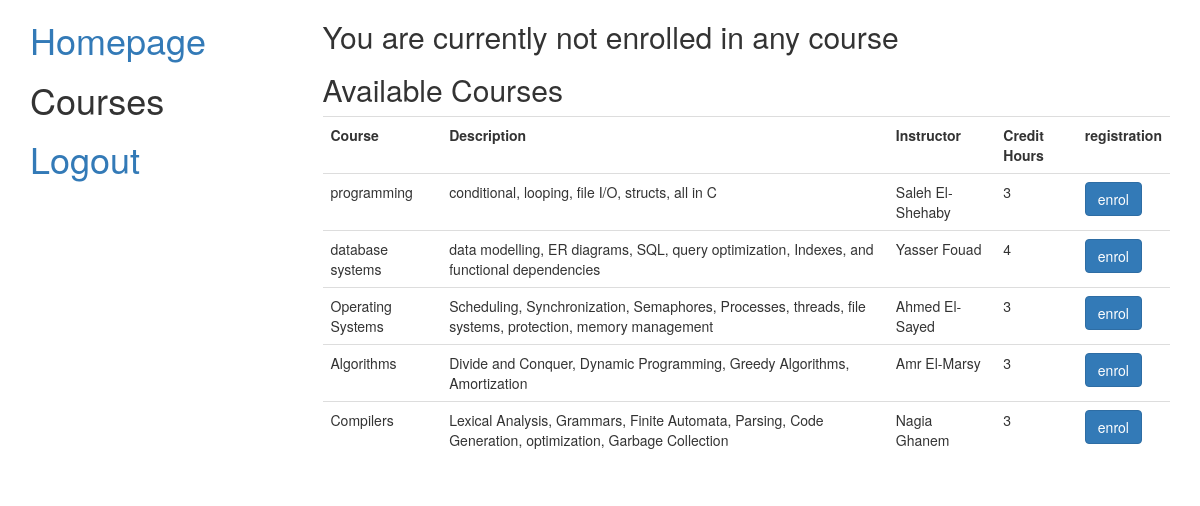
The page /reg_courses.php (signed in) on the database its author committed.
### tables this page shows
CREATE TABLE `courses` (
  `id` int(11) NOT NULL,
  `name` varchar(255) NOT NULL,
  `description` varchar(255) DEFAULT NULL,
  `instructor_name` varchar(255) NOT NULL,
  `credit_hours` smallint(6) NOT NULL,
  `dept_id` int(11) NOT NULL
);

### reg_courses.php (the view, shortened to what this page needs)
<!DOCTYPE html>
<html lang="en">
<head>
	<link rel="stylesheet" href="https://maxcdn.bootstrapcdn.com/bootstrap/3.3.7/css/bootstrap.min.css">
</head>
<body>
	<div class="container">
		<div class="row">
			<div class="col-md-3">
				<h1><a href="welcome.php">Homepage</a></h1>
				<h1>Courses</h1>
				<h1><a href="logout.php">Logout</a></h1>
			</div>
			<div class="col-md-9">
				<?php
				require_once 'session.php';
				$dept_id = $_SESSION['dept_id'];
				$sid = $_SESSION['user_id'];
				$sql = "SELECT * FROM courses WHERE dept_id = ".$dept_id;
				$result = mysqli_query($db,$sql);
				$enrol_query = "SELECT enrollments.*, courses.* FROM enrollments inner JOIN courses on enrollments.course_id=courses.id  WHERE sid=".$sid;
				$enrols = mysqli_query($db, $enrol_query);
				$table_html_schema = '<tr><th>Course</th><th>Description</th><th>Instructor</th><th>Credit Hours</th><th>registration</th></tr>';
				if(mysqli_num_rows($enrols) === 0) {
					echo "<h2>You are currently not enrolled in any course</h2>";
				}
				echo '<h2>Available Courses</h2>';
				echo '<table class="table table-hover">';
				echo $table_html_schema;
				while($row = mysqli_fetch_array($result,MYSQLI_ASSOC)) {
					$flag=false;
					if($flag==false)
						echo '<tr><td>'.$row['name'].'</td><td>'.$row['description'].'</td><td>'.$row['instructor_name'].'</td><td>'.$row['credit_hours'].'</td><td><a class="btn btn-primary" href="enrol.php?course_id='.$row['id'].'&sid='.$sid.'&enrol=true'.'">enrol</a></td></tr>';
				}
				echo '</table>';
				?>
			</div>
		</div>
	</div>
</body>
</html>

### rows shown on the page
courses: name "programming", description "conditional, looping, file I/O, structs, all in C", instructor_name "Saleh El-Shehaby", credit_hours "3"
courses: name "database systems", description "data modelling, ER diagrams, SQL, query optimization, Indexes, and functional dependencies", instructor_name "Yasser Fouad", credit_hours "4"
courses: name "Operating Systems", description "Scheduling, Synchronization, Semaphores, Processes, threads, file systems, protection, memory management", instructor_name "Ahmed El-Sayed", credit_hours "3"
courses: name "Algorithms", description "Divide and Conquer, Dynamic Programming, Greedy Algorithms, Amortization", instructor_name "Amr El-Marsy", credit_hours "3"
courses: name "Compilers", description "Lexical Analysis, Grammars, Finite Automata, Parsing, Code Generation, optimization, Garbage Collection", instructor_name "Nagia Ghanem", credit_hours "3"
